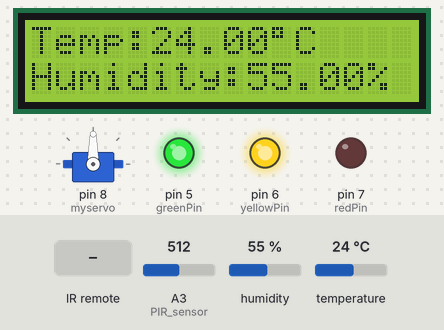
Bench run of a sketch on a simulated Arduino Uno, built with avr-gcc and run on an emulated ATmega328P. On the bench: servo, 16×2 character LCD, output pins drawn as LEDs (lit = HIGH). The inputs (shaded band) are chosen by the test bench; at power-on: A3 (PIR_sensor) = 512, humidity 55 %, temperature 24 °C. What the sketch prints to the serial monitor is not drawn.

Above: at 1.2 s.
1.3 s: A3 (PIR_sensor) set to 165
4.3 s: A3 (PIR_sensor) set to 135
At 5.4 s:
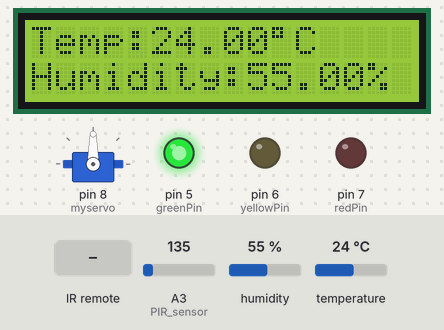
5.8 s: infrared code 0xFFA25D received
At 7.4 s:
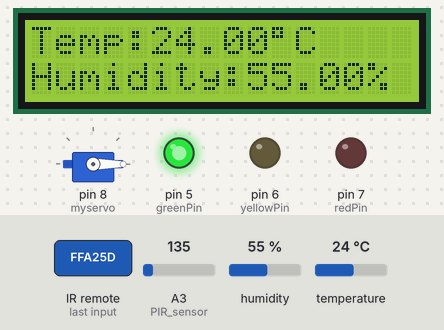
8.5 s: humidity set to 22 %
At 9.5 s:
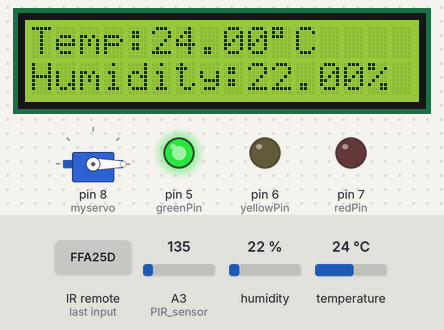
10.0 s: A3 (PIR_sensor) set to 160
At 10.8 s:
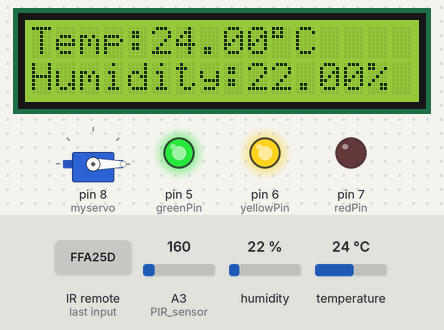
11.5 s: temperature set to 12 °C
At 13.0 s:
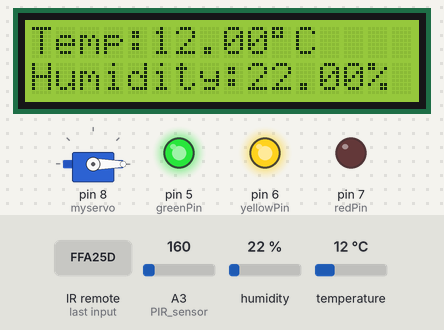
Timing chart, 0 to 14.0 s (numbered marks = the images above; inputs shaded):
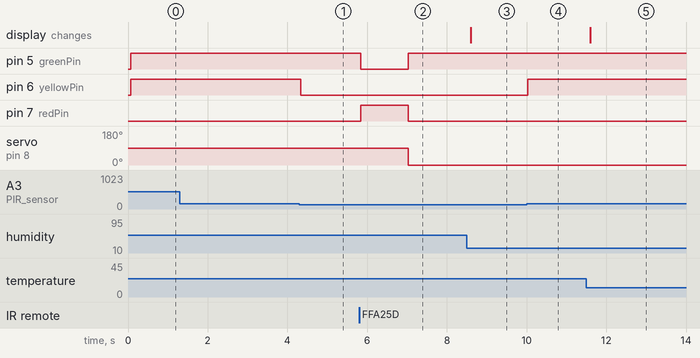

Measured:
- the behaviour switches between 150 and 149 on A3 (PIR_sensor) (found by bisection; images 0 and 1)
- after the input at 1.3 s, every drawn part: stays the same
- after the input at 4.3 s, pin 6 (yellowPin): HIGH → LOW at once
- after the input at 5.8 s, pin 5 (greenPin): HIGH → LOW at once, → HIGH 1.2 s later; pin 7 (redPin): LOW → HIGH at once, → LOW 1.2 s later; servo on pin 8 (myservo): 90° → 0° after 1.2 s
- after the input at 8.5 s, the display: changes after 0.09 s (image 3)
- after the input at 10.0 s, pin 6 (yellowPin): LOW → HIGH at once
- after the input at 11.5 s, the display: changes after 0.09 s (image 5)

The sketch:

uno_final.ino
```cpp
#include <dht11.h>
#include <Wire.h>
#include <Servo.h>
#include <LiquidCrystal_I2C.h>
#include <IRremote.h>
#include <SoftwareSerial.h>

Servo myservo;//舵机对象

int pos = 0; //舵机角度
//温湿度部分
LiquidCrystal_I2C lcd(0x27,16,2); // set the LCD address to 0x27 for a 16 chars and 2 line display
 SoftwareSerial softSerial(0,1);
 String device_A_String="";
String device_B_String="";
const char* hotnow;
dht11 DHT11;
#define DHT11PIN 2

//呼吸灯部分

//int incomedate = 0;

int PIR_sensor=3;
int redPin=7;
int greenPin=5;
int yellowPin=6;
int recvPin = 4;//定义红外接收器的引脚为3


IRrecv irrecv(recvPin);
decode_results results;
decode_results results1;

long KEY_CODE_ONE = 0xFFA25D;
long KEY_CODE_TWO = 0xFF629D;
long KEY_CODE_THREE = 0xFFE21D;
long KEY_CODE_FOUR = 0xFF22DD;
long KEY_CODE_FIVE = 0xFF02FD;
long KEY_CODE_SIX = 0xFFC23D;
long KEY_CODE_LONG_PRESS = 0xFF38C7;
long longPressKey = -1; //长按下的那个键

int val_PIR=0;//<50无人
int men=0;//门关

void setup()
{


  Serial.begin(9600);
   softSerial.begin(9600);
  softSerial.listen();

  pinMode(2,INPUT);
//  pinMode(3,INPUT);
  pinMode(5,OUTPUT);pinMode(6,OUTPUT);pinMode(7,OUTPUT);
  pinMode(4,OUTPUT);
  myservo.attach(8);
  // pinMode(13,OUTPUT);
  pinMode(PIR_sensor,INPUT);
  irrecv.enableIRIn(); // 初始化红外接收器
  Serial.print("fuck");
  //温湿度部分
  lcd.init(); // initialize the lcd
  lcd.backlight();
  lcd.print("Welcom...");
  digitalWrite(greenPin,200);


  Serial.begin(9600);

}

void loop()
{
      //人体热
      digitalWrite(greenPin,200);int hotNow=0;
      val_PIR = analogRead(PIR_sensor);
      if(val_PIR>=150){digitalWrite(yellowPin,200);hotNow=1;Serial.print("有人");}else {digitalWrite(yellowPin,0);hotNow=0;}
      softSerial.print(hotNow);softSerial.print(" ");
        //读取从设备B传入的数据，并在串口监视器中显示
  if(softSerial.available()>0){
    if(softSerial.peek()!='\n')
      {device_B_String+=(char)softSerial.read();}
    else{
      softSerial.read();
      hotnow = device_B_String.c_str();                //由于sscanf只能识别const char*类型字符串，将String类型字符串转成const char*类型
      sscanf(hotnow,"%d",&hotNow);   //串口1接收字符串格式为435;25.25
      Serial.println("hotNow");Serial.println(hotNow);
      device_B_String="";
    }//else
  }//if

      //温湿度lcd
      int current_value=0;
      int chk = DHT11.read(DHT11PIN);
      //float humi=dht.readHumidity();float tempC=readTemperature();
      int tem=(float)DHT11.temperature;        //将温度值赋值给tem
      int hum=(float)DHT11.humidity;
      lcd.setCursor(0, 0);lcd.print("Temp:");lcd.print((float)DHT11.temperature,2);lcd.write(0xDF);lcd.print("C    ");
      lcd.setCursor(0, 1); lcd.print("Humidity:"); lcd.print((float)DHT11.humidity,2); lcd.print("%    ");

    //遥控器舵机
      if(irrecv.decode(&results)) {   // 解码成功，把数据放入results.value变量中
         if(results.value==KEY_CODE_ONE){
            myservo.write(90);digitalWrite(redPin,200);digitalWrite(greenPin,0);
            delay(1200);
            myservo.write(0);digitalWrite(greenPin,200);digitalWrite(redPin,0);
          }irrecv.resume();    // 继续等待接收下一组信号

    }if(results.value==0x16)
     delay(600);


}//这是loop部分（这个括号一定不能删）
```
